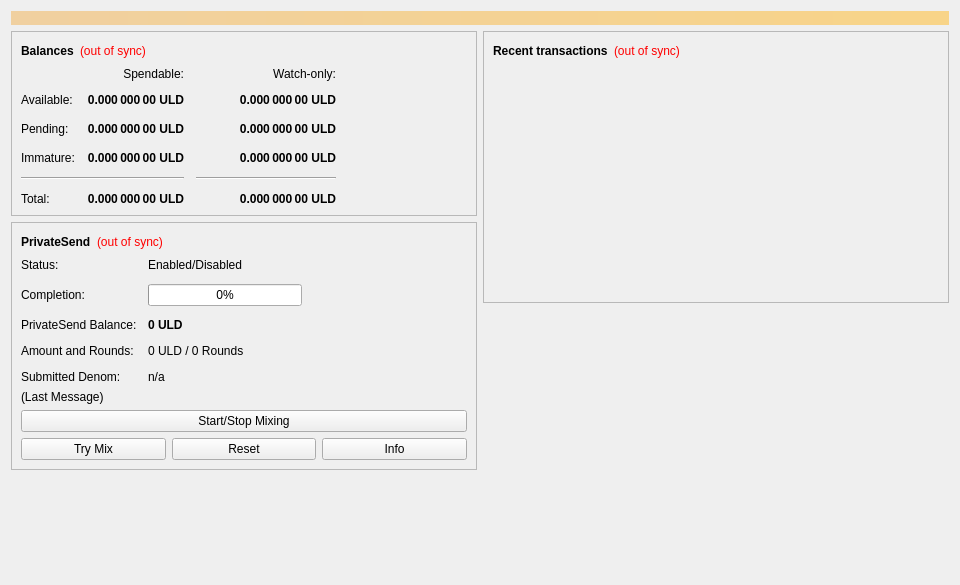
<?xml version="1.0" encoding="UTF-8"?>
<ui version="4.0">
 <class>OverviewPage</class>
 <widget class="QWidget" name="OverviewPage">
  <property name="geometry">
   <rect>
    <x>0</x>
    <y>0</y>
    <width>960</width>
    <height>585</height>
   </rect>
  </property>
  <property name="minimumSize">
   <size>
    <width>960</width>
    <height>0</height>
   </size>
  </property>
  <property name="windowTitle">
   <string>Form</string>
  </property>
  <layout class="QVBoxLayout" name="topLayout">
   <item>
    <widget class="QLabel" name="labelAlerts">
     <property name="visible">
      <bool>false</bool>
     </property>
     <property name="styleSheet">
      <string notr="true">background-color: qlineargradient(x1: 0, y1: 0, x2: 1, y2: 0, stop:0 #F0D0A0, stop:1 #F8D488); color:#000000;</string>
     </property>
     <property name="wordWrap">
      <bool>true</bool>
     </property>
     <property name="margin">
      <number>3</number>
     </property>
    </widget>
   </item>
   <item>
    <layout class="QHBoxLayout" name="horizontalLayout" stretch="1,1">
     <item>
      <layout class="QVBoxLayout" name="verticalLayout_2">
       <item>
        <widget class="QFrame" name="frame">
         <property name="frameShape">
          <enum>QFrame::StyledPanel</enum>
         </property>
         <property name="frameShadow">
          <enum>QFrame::Raised</enum>
         </property>
         <layout class="QVBoxLayout" name="verticalLayout_4">
          <item>
           <layout class="QHBoxLayout" name="horizontalLayout_4">
            <item>
             <widget class="QLabel" name="label_5">
              <property name="font">
               <font>
                <weight>75</weight>
                <bold>true</bold>
               </font>
              </property>
              <property name="text">
               <string>Balances</string>
              </property>
             </widget>
            </item>
            <item>
             <widget class="QLabel" name="labelWalletStatus">
              <property name="toolTip">
               <string>The displayed information may be out of date. Your wallet automatically synchronizes with the Pop network after a connection is established, but this process has not completed yet.</string>
              </property>
              <property name="styleSheet">
               <string notr="true">QLabel { color: red; }</string>
              </property>
              <property name="text">
               <string notr="true">(out of sync)</string>
              </property>
              <property name="alignment">
               <set>Qt::AlignLeading|Qt::AlignLeft|Qt::AlignVCenter</set>
              </property>
             </widget>
            </item>
            <item>
             <spacer name="horizontalSpacer_3">
              <property name="orientation">
               <enum>Qt::Horizontal</enum>
              </property>
              <property name="sizeHint" stdset="0">
               <size>
                <width>40</width>
                <height>20</height>
               </size>
              </property>
             </spacer>
            </item>
           </layout>
          </item>
          <item>
           <layout class="QGridLayout" name="gridLayout">
            <property name="spacing">
             <number>12</number>
            </property>
            <item row="2" column="2">
             <widget class="QLabel" name="labelWatchPending">
              <property name="font">
               <font>
                <weight>75</weight>
                <bold>true</bold>
               </font>
              </property>
              <property name="cursor">
               <cursorShape>IBeamCursor</cursorShape>
              </property>
              <property name="toolTip">
               <string>Unconfirmed transactions to watch-only addresses</string>
              </property>
              <property name="text">
               <string notr="true">0.000 000 00 ULD</string>
              </property>
              <property name="alignment">
               <set>Qt::AlignRight|Qt::AlignTrailing|Qt::AlignVCenter</set>
              </property>
              <property name="textInteractionFlags">
               <set>Qt::LinksAccessibleByMouse|Qt::TextSelectableByKeyboard|Qt::TextSelectableByMouse</set>
              </property>
             </widget>
            </item>
            <item row="2" column="1">
             <widget class="QLabel" name="labelUnconfirmed">
              <property name="font">
               <font>
                <weight>75</weight>
                <bold>true</bold>
               </font>
              </property>
              <property name="cursor">
               <cursorShape>IBeamCursor</cursorShape>
              </property>
              <property name="toolTip">
               <string>Total of transactions that have yet to be confirmed, and do not yet count toward the spendable balance</string>
              </property>
              <property name="text">
               <string notr="true">0.000 000 00 ULD</string>
              </property>
              <property name="alignment">
               <set>Qt::AlignRight|Qt::AlignTrailing|Qt::AlignVCenter</set>
              </property>
              <property name="textInteractionFlags">
               <set>Qt::LinksAccessibleByMouse|Qt::TextSelectableByKeyboard|Qt::TextSelectableByMouse</set>
              </property>
             </widget>
            </item>
            <item row="3" column="2">
             <widget class="QLabel" name="labelWatchImmature">
              <property name="font">
               <font>
                <weight>75</weight>
                <bold>true</bold>
               </font>
              </property>
              <property name="cursor">
               <cursorShape>IBeamCursor</cursorShape>
              </property>
              <property name="toolTip">
               <string>Mined balance in watch-only addresses that has not yet matured</string>
              </property>
              <property name="text">
               <string notr="true">0.000 000 00 ULD</string>
              </property>
              <property name="alignment">
               <set>Qt::AlignRight|Qt::AlignTrailing|Qt::AlignVCenter</set>
              </property>
              <property name="textInteractionFlags">
               <set>Qt::LinksAccessibleByMouse|Qt::TextSelectableByKeyboard|Qt::TextSelectableByMouse</set>
              </property>
             </widget>
            </item>
            <item row="4" column="0" colspan="2">
             <widget class="Line" name="lineSpendableBalance">
              <property name="orientation">
               <enum>Qt::Horizontal</enum>
              </property>
             </widget>
            </item>
            <item row="4" column="2">
             <widget class="Line" name="lineWatchBalance">
              <property name="sizePolicy">
               <sizepolicy hsizetype="Preferred" vsizetype="Fixed">
                <horstretch>0</horstretch>
                <verstretch>0</verstretch>
               </sizepolicy>
              </property>
              <property name="minimumSize">
               <size>
                <width>140</width>
                <height>0</height>
               </size>
              </property>
              <property name="orientation">
               <enum>Qt::Horizontal</enum>
              </property>
             </widget>
            </item>
            <item row="5" column="0">
             <widget class="QLabel" name="labelTotalText">
              <property name="text">
               <string>Total:</string>
              </property>
             </widget>
            </item>
            <item row="3" column="1">
             <widget class="QLabel" name="labelImmature">
              <property name="font">
               <font>
                <weight>75</weight>
                <bold>true</bold>
               </font>
              </property>
              <property name="cursor">
               <cursorShape>IBeamCursor</cursorShape>
              </property>
              <property name="toolTip">
               <string>Mined balance that has not yet matured</string>
              </property>
              <property name="text">
               <string notr="true">0.000 000 00 ULD</string>
              </property>
              <property name="alignment">
               <set>Qt::AlignRight|Qt::AlignTrailing|Qt::AlignVCenter</set>
              </property>
              <property name="textInteractionFlags">
               <set>Qt::LinksAccessibleByMouse|Qt::TextSelectableByKeyboard|Qt::TextSelectableByMouse</set>
              </property>
             </widget>
            </item>
            <item row="2" column="3">
             <spacer name="horizontalSpacer_2">
              <property name="orientation">
               <enum>Qt::Horizontal</enum>
              </property>
              <property name="sizeHint" stdset="0">
               <size>
                <width>40</width>
                <height>20</height>
               </size>
              </property>
             </spacer>
            </item>
            <item row="3" column="0">
             <widget class="QLabel" name="labelImmatureText">
              <property name="text">
               <string>Immature:</string>
              </property>
             </widget>
            </item>
            <item row="5" column="1">
             <widget class="QLabel" name="labelTotal">
              <property name="font">
               <font>
                <weight>75</weight>
                <bold>true</bold>
               </font>
              </property>
              <property name="cursor">
               <cursorShape>IBeamCursor</cursorShape>
              </property>
              <property name="toolTip">
               <string>Your current total balance</string>
              </property>
              <property name="text">
               <string notr="true">0.000 000 00 ULD</string>
              </property>
              <property name="alignment">
               <set>Qt::AlignRight|Qt::AlignTrailing|Qt::AlignVCenter</set>
              </property>
              <property name="textInteractionFlags">
               <set>Qt::LinksAccessibleByMouse|Qt::TextSelectableByKeyboard|Qt::TextSelectableByMouse</set>
              </property>
             </widget>
            </item>
            <item row="5" column="2">
             <widget class="QLabel" name="labelWatchTotal">
              <property name="font">
               <font>
                <weight>75</weight>
                <bold>true</bold>
               </font>
              </property>
              <property name="cursor">
               <cursorShape>IBeamCursor</cursorShape>
              </property>
              <property name="toolTip">
               <string>Current total balance in watch-only addresses</string>
              </property>
              <property name="text">
               <string notr="true">0.000 000 00 ULD</string>
              </property>
              <property name="alignment">
               <set>Qt::AlignRight|Qt::AlignTrailing|Qt::AlignVCenter</set>
              </property>
              <property name="textInteractionFlags">
               <set>Qt::LinksAccessibleByMouse|Qt::TextSelectableByKeyboard|Qt::TextSelectableByMouse</set>
              </property>
             </widget>
            </item>
            <item row="0" column="2">
             <widget class="QLabel" name="labelWatchonly">
              <property name="text">
               <string>Watch-only:</string>
              </property>
              <property name="alignment">
               <set>Qt::AlignRight|Qt::AlignTrailing|Qt::AlignVCenter</set>
              </property>
             </widget>
            </item>
            <item row="1" column="0">
             <widget class="QLabel" name="labelBalanceText">
              <property name="text">
               <string>Available:</string>
              </property>
             </widget>
            </item>
            <item row="1" column="1">
             <widget class="QLabel" name="labelBalance">
              <property name="font">
               <font>
                <weight>75</weight>
                <bold>true</bold>
               </font>
              </property>
              <property name="cursor">
               <cursorShape>IBeamCursor</cursorShape>
              </property>
              <property name="toolTip">
               <string>Your current spendable balance</string>
              </property>
              <property name="text">
               <string notr="true">0.000 000 00 ULD</string>
              </property>
              <property name="alignment">
               <set>Qt::AlignRight|Qt::AlignTrailing|Qt::AlignVCenter</set>
              </property>
              <property name="textInteractionFlags">
               <set>Qt::LinksAccessibleByMouse|Qt::TextSelectableByKeyboard|Qt::TextSelectableByMouse</set>
              </property>
             </widget>
            </item>
            <item row="1" column="2">
             <widget class="QLabel" name="labelWatchAvailable">
              <property name="font">
               <font>
                <weight>75</weight>
                <bold>true</bold>
               </font>
              </property>
              <property name="cursor">
               <cursorShape>IBeamCursor</cursorShape>
              </property>
              <property name="toolTip">
               <string>Your current balance in watch-only addresses</string>
              </property>
              <property name="text">
               <string notr="true">0.000 000 00 ULD</string>
              </property>
              <property name="alignment">
               <set>Qt::AlignRight|Qt::AlignTrailing|Qt::AlignVCenter</set>
              </property>
              <property name="textInteractionFlags">
               <set>Qt::LinksAccessibleByMouse|Qt::TextSelectableByKeyboard|Qt::TextSelectableByMouse</set>
              </property>
             </widget>
            </item>
            <item row="2" column="0">
             <widget class="QLabel" name="labelPendingText">
              <property name="text">
               <string>Pending:</string>
              </property>
             </widget>
            </item>
            <item row="0" column="1">
             <widget class="QLabel" name="labelSpendable">
              <property name="text">
               <string>Spendable:</string>
              </property>
              <property name="alignment">
               <set>Qt::AlignRight|Qt::AlignTrailing|Qt::AlignVCenter</set>
              </property>
             </widget>
            </item>
           </layout>
          </item>
         </layout>
        </widget>
       </item>
       <item>
        <widget class="QFrame" name="framePrivateSend">
         <property name="layoutDirection">
          <enum>Qt::LeftToRight</enum>
         </property>
         <property name="frameShape">
          <enum>QFrame::StyledPanel</enum>
         </property>
         <property name="frameShadow">
          <enum>QFrame::Raised</enum>
         </property>
         <layout class="QVBoxLayout" name="VerticalLayout_PS1">
          <item>
           <layout class="QHBoxLayout" name="horizontalLayout_5">
            <item>
             <widget class="QLabel" name="labelPrivateSendHeader">
              <property name="font">
               <font>
                <weight>75</weight>
                <bold>true</bold>
               </font>
              </property>
              <property name="text">
               <string>PrivateSend</string>
              </property>
             </widget>
            </item>
            <item>
             <widget class="QLabel" name="labelPrivateSendSyncStatus">
              <property name="toolTip">
               <string>The displayed information may be out of date. Your wallet automatically synchronizes with the Pop network after a connection is established, but this process has not completed yet.</string>
              </property>
              <property name="styleSheet">
               <string notr="true">QLabel { color: red; }</string>
              </property>
              <property name="text">
               <string notr="true">(out of sync)</string>
              </property>
              <property name="alignment">
               <set>Qt::AlignLeading|Qt::AlignLeft|Qt::AlignVCenter</set>
              </property>
             </widget>
            </item>
            <item>
             <spacer name="horizontalSpacer_4">
              <property name="orientation">
               <enum>Qt::Horizontal</enum>
              </property>
              <property name="sizeHint" stdset="0">
               <size>
                <width>40</width>
                <height>20</height>
               </size>
              </property>
             </spacer>
            </item>
           </layout>
          </item>
          <item>
           <layout class="QFormLayout" name="privateSendFormLayout">
            <property name="fieldGrowthPolicy">
             <enum>QFormLayout::AllNonFixedFieldsGrow</enum>
            </property>
            <property name="horizontalSpacing">
             <number>11</number>
            </property>
            <property name="verticalSpacing">
             <number>12</number>
            </property>
            <item row="0" column="0">
             <widget class="QLabel" name="labelPrivateSendEnabledText">
              <property name="text">
               <string>Status:</string>
              </property>
             </widget>
            </item>
            <item row="0" column="1">
             <widget class="QLabel" name="labelPrivateSendEnabled">
              <property name="text">
               <string>Enabled/Disabled</string>
              </property>
             </widget>
            </item>
            <item row="1" column="0">
             <widget class="QLabel" name="labelCompletitionText">
              <property name="text">
               <string>Completion:</string>
              </property>
             </widget>
            </item>
            <item row="1" column="1">
             <widget class="QProgressBar" name="privateSendProgress">
              <property name="maximumSize">
               <size>
                <width>154</width>
                <height>16777215</height>
               </size>
              </property>
              <property name="value">
               <number>0</number>
              </property>
             </widget>
            </item>
            <item row="2" column="0">
             <widget class="QLabel" name="labelAnonymizedText">
              <property name="text">
               <string>PrivateSend Balance:</string>
              </property>
             </widget>
            </item>
            <item row="2" column="1">
             <widget class="QLabel" name="labelAnonymized">
              <property name="font">
               <font>
                <weight>75</weight>
                <bold>true</bold>
               </font>
              </property>
              <property name="text">
               <string notr="true">0 ULD</string>
              </property>
             </widget>
            </item>
            <item row="3" column="0">
             <widget class="QLabel" name="labelAmountAndRoundsText">
              <property name="text">
               <string>Amount and Rounds:</string>
              </property>
             </widget>
            </item>
            <item row="3" column="1">
             <widget class="QLabel" name="labelAmountRounds">
              <property name="text">
               <string>0 ULD / 0 Rounds</string>
              </property>
             </widget>
            </item>
            <item row="4" column="0">
             <widget class="QLabel" name="labelSubmittedDenomText">
              <property name="text">
               <string>Submitted Denom:</string>
              </property>
             </widget>
            </item>
            <item row="4" column="1">
             <widget class="QLabel" name="labelSubmittedDenom">
              <property name="toolTip">
               <string>The denominations you submitted to the Popnode.&lt;br&gt;To mix, other users must submit the exact same denominations.</string>
              </property>
              <property name="text">
               <string>n/a</string>
              </property>
             </widget>
            </item>
           </layout>
          </item>
          <item>
           <layout class="QVBoxLayout" name="VerticalLayout_PS">
            <item>
             <widget class="QLabel" name="labelPrivateSendLastMessage">
              <property name="text">
               <string>(Last Message)</string>
              </property>
              <property name="alignment">
               <set>Qt::AlignLeading|Qt::AlignLeft|Qt::AlignTop</set>
              </property>
              <property name="wordWrap">
               <bool>true</bool>
              </property>
             </widget>
            </item>
            <item>
             <widget class="QPushButton" name="togglePrivateSend">
              <property name="sizePolicy">
               <sizepolicy hsizetype="MinimumExpanding" vsizetype="Fixed">
                <horstretch>0</horstretch>
                <verstretch>0</verstretch>
               </sizepolicy>
              </property>
              <property name="text">
               <string>Start/Stop Mixing</string>
              </property>
             </widget>
            </item>
            <item>
             <layout class="QHBoxLayout" name="horizontalLayout_debugbuttons">
              <item>
               <widget class="QPushButton" name="privateSendAuto">
                <property name="sizePolicy">
                 <sizepolicy hsizetype="MinimumExpanding" vsizetype="Fixed">
                  <horstretch>0</horstretch>
                  <verstretch>0</verstretch>
                 </sizepolicy>
                </property>
                <property name="toolTip">
                 <string>Try to manually submit a PrivateSend request.</string>
                </property>
                <property name="text">
                 <string>Try Mix</string>
                </property>
               </widget>
              </item>
              <item>
               <widget class="QPushButton" name="privateSendReset">
                <property name="sizePolicy">
                 <sizepolicy hsizetype="MinimumExpanding" vsizetype="Fixed">
                  <horstretch>0</horstretch>
                  <verstretch>0</verstretch>
                 </sizepolicy>
                </property>
                <property name="toolTip">
                 <string>Reset the current status of PrivateSend (can interrupt PrivateSend if it's in the process of Mixing, which can cost you money!)</string>
                </property>
                <property name="autoFillBackground">
                 <bool>false</bool>
                </property>
                <property name="text">
                 <string>Reset</string>
                </property>
               </widget>
              </item>
              <item>
               <widget class="QPushButton" name="privateSendInfo">
                <property name="sizePolicy">
                 <sizepolicy hsizetype="MinimumExpanding" vsizetype="Fixed">
                  <horstretch>0</horstretch>
                  <verstretch>0</verstretch>
                 </sizepolicy>
                </property>
                <property name="toolTip">
                 <string>Information about PrivateSend and Mixing</string>
                </property>
                <property name="text">
                 <string>Info</string>
                </property>
               </widget>
              </item>
             </layout>
            </item>
           </layout>
          </item>
         </layout>
        </widget>
       </item>
       <item>
        <spacer name="verticalSpacer">
         <property name="orientation">
          <enum>Qt::Vertical</enum>
         </property>
         <property name="sizeHint" stdset="0">
          <size>
           <width>20</width>
           <height>40</height>
          </size>
         </property>
        </spacer>
       </item>
      </layout>
     </item>
     <item>
      <layout class="QVBoxLayout" name="verticalLayout_3">
       <item>
        <widget class="QFrame" name="frame_2">
         <property name="frameShape">
          <enum>QFrame::StyledPanel</enum>
         </property>
         <property name="frameShadow">
          <enum>QFrame::Raised</enum>
         </property>
         <layout class="QVBoxLayout" name="verticalLayout">
          <item>
           <layout class="QHBoxLayout" name="horizontalLayout_2">
            <item>
             <widget class="QLabel" name="label_4">
              <property name="font">
               <font>
                <weight>75</weight>
                <bold>true</bold>
               </font>
              </property>
              <property name="text">
               <string>Recent transactions</string>
              </property>
             </widget>
            </item>
            <item>
             <widget class="QLabel" name="labelTransactionsStatus">
              <property name="toolTip">
               <string>The displayed information may be out of date. Your wallet automatically synchronizes with the Pop network after a connection is established, but this process has not completed yet.</string>
              </property>
              <property name="styleSheet">
               <string notr="true">QLabel { color: red; }</string>
              </property>
              <property name="text">
               <string notr="true">(out of sync)</string>
              </property>
              <property name="alignment">
               <set>Qt::AlignLeading|Qt::AlignLeft|Qt::AlignVCenter</set>
              </property>
             </widget>
            </item>
            <item>
             <spacer name="horizontalSpacer">
              <property name="orientation">
               <enum>Qt::Horizontal</enum>
              </property>
              <property name="sizeHint" stdset="0">
               <size>
                <width>40</width>
                <height>20</height>
               </size>
              </property>
             </spacer>
            </item>
           </layout>
          </item>
          <item>
           <widget class="QListView" name="listTransactions">
            <property name="styleSheet">
             <string notr="true">QListView { background: transparent; }</string>
            </property>
            <property name="frameShape">
             <enum>QFrame::NoFrame</enum>
            </property>
            <property name="verticalScrollBarPolicy">
             <enum>Qt::ScrollBarAlwaysOff</enum>
            </property>
            <property name="horizontalScrollBarPolicy">
             <enum>Qt::ScrollBarAlwaysOff</enum>
            </property>
            <property name="selectionMode">
             <enum>QAbstractItemView::NoSelection</enum>
            </property>
           </widget>
          </item>
         </layout>
        </widget>
       </item>
       <item>
        <spacer name="verticalSpacer_2">
         <property name="orientation">
          <enum>Qt::Vertical</enum>
         </property>
         <property name="sizeHint" stdset="0">
          <size>
           <width>20</width>
           <height>40</height>
          </size>
         </property>
        </spacer>
       </item>
      </layout>
     </item>
    </layout>
   </item>
  </layout>
 </widget>
 <resources/>
 <connections/>
</ui>
